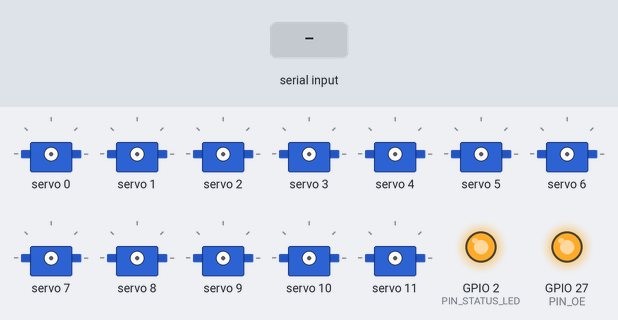
Recording of a sketch running on a simulated ESP32. On the bench: 12 × servo, output pins drawn as LEDs (lit = HIGH). The test bench sets the inputs (shaded band). WiFi joins after 1.5 s; servers stay silent unless stated; what the sketch prints to the serial monitor is not drawn.

Above: at 1.4 s.
1.5 s: "s90\n" received over Serial
At 3.34 s:
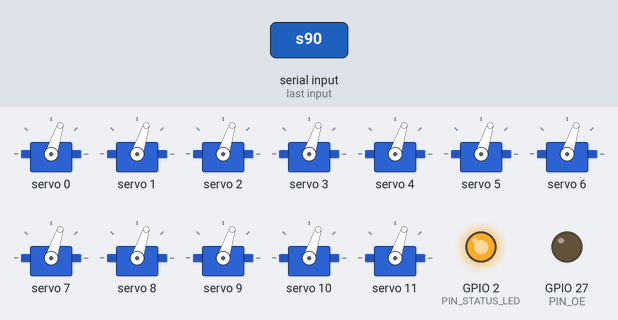
At 4.06 s:
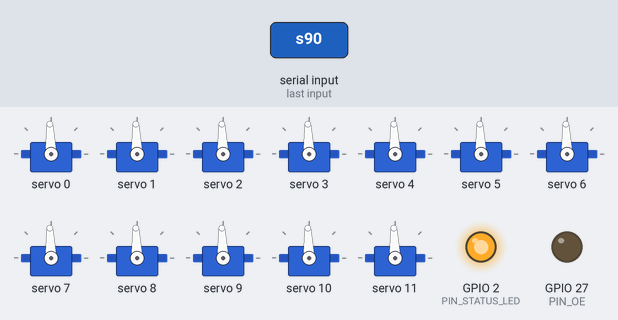
4.5 s: "l90\n" received over Serial
At 5.8 s:
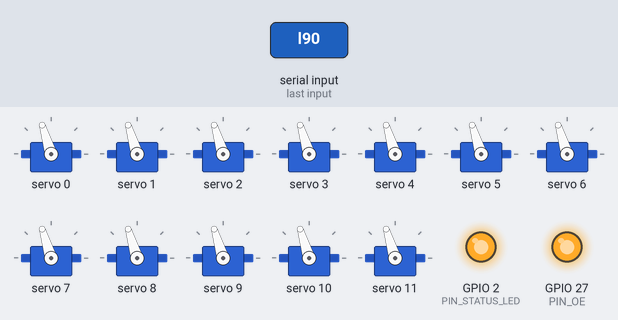
Timing chart, 0 to 12.5 s (numbered marks = the images above; inputs shaded):
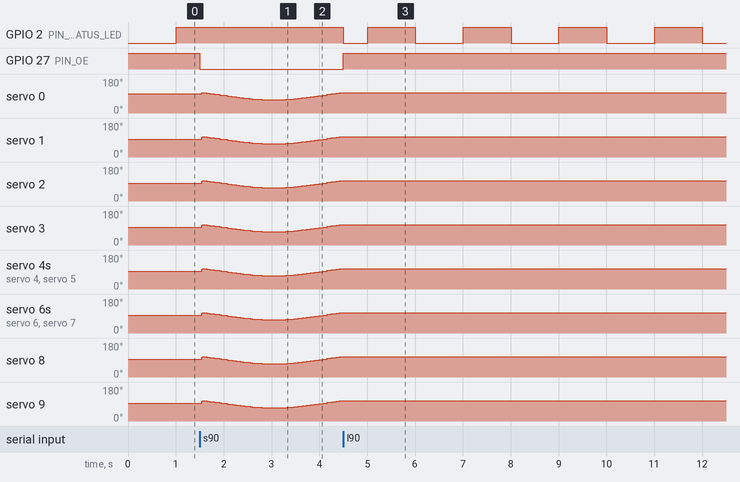

The sketch:

esp32-mirror.ino
```cpp
// Mechanical Mirror – ESP32 + PCA9685 servo driver firmware
//
// Receives Physical Bridge frames (OSC /pb/frame, see docs/physical-bridge.md)
// over UDP and/or WebSocket and drives up to NUM_TILES hobby servos through
// daisy-chained PCA9685 16-channel PWM boards.
//
// Safety features:
//   * outputs disabled (OE high + all channels off) until the first command
//   * staggered wake-up, one board at a time, to limit inrush current
//   * hard angle and pulse-width clamps
//   * firmware slew-rate limit independent of the client
//   * failsafe: no frames → ease to 0°, later go limp
//
// Libraries (Arduino Library Manager):
//   - "Adafruit PWM Servo Driver Library" (Adafruit)
//   - "WebSockets" by Markus Sattler   (only if USE_WEBSOCKET = 1)
// Board: "ESP32 Dev Module" (arduino-esp32 core 2.x or 3.x)
//
// Serial console (115200): h = home, l = limp, e = enable, s = sweep test,
//   t <tile> <deg> = move one tile, i = info.

#include <Arduino.h>
#include <Wire.h>
#include <WiFi.h>
#include <WiFiUdp.h>
#include <ESPmDNS.h>
#include <Adafruit_PWMServoDriver.h>
#include "config.h"
#if USE_WEBSOCKET
#include <WebSocketsServer.h>
#endif

// ---------------------------------------------------------------- state
static Adafruit_PWMServoDriver *boards[NUM_BOARDS];
static bool boardPresent[NUM_BOARDS];
static bool boardAwake[NUM_BOARDS];

static float target[NUM_TILES];   // degrees, requested
static float current[NUM_TILES];  // degrees, commanded (slew limited)
static uint16_t lastTicks[NUM_TILES];

enum Mode { LIMP, WAKING, RUNNING };
static Mode mode = LIMP;
static uint32_t lastFrameMs = 0;
static uint32_t wakeStartMs = 0;
static int32_t lastSeq = 0;
static uint32_t frameCount = 0, badPackets = 0;
static bool sweepTest = false;

WiFiUDP udp;
#if USE_WEBSOCKET
WebSocketsServer ws(WS_PORT);
#endif

// ---------------------------------------------------------------- servo out
static const float TICKS_PER_US = (PWM_FREQ_HZ * 4096.0f) / 1000000.0f;  // 0.2048 @50Hz

static uint16_t angleToTicks(int tile, float deg) {
  float a = deg + TILE_TRIM_DEG[tile];
  if (TILE_DIR_REVERSED[tile]) a = -a;
  float us = SERVO_CENTER_US + a * SERVO_US_PER_DEG;
  us = constrain(us, (float)SERVO_MIN_US, (float)SERVO_MAX_US);
  return (uint16_t)(us * TICKS_PER_US + 0.5f);
}

static void writeTile(int tile, bool force = false) {
  uint8_t b, ch;
  tileToChannel(tile, b, ch);
  if (b >= NUM_BOARDS || !boardPresent[b] || !boardAwake[b]) return;
  uint16_t t = angleToTicks(tile, current[tile]);
  if (!force && t == lastTicks[tile]) return;  // only touch the bus when needed
  boards[b]->setPWM(ch, 0, t);
  lastTicks[tile] = t;
}

static void boardOff(int b) {
  if (!boardPresent[b]) return;
  for (int ch = 0; ch < CH_PER_BOARD; ch++) boards[b]->setPWM(ch, 0, 4096);  // full OFF → servo limp
  boardAwake[b] = false;
}

static void goLimp() {
  for (int b = 0; b < NUM_BOARDS; b++) boardOff(b);
  digitalWrite(PIN_OE, HIGH);
  for (int i = 0; i < NUM_TILES; i++) lastTicks[i] = 0xFFFF;
  mode = LIMP;
  Serial.println("[servo] limp");
}

// Start pulses board by board. Servos jump to wherever `current` is (0° after
// boot) the moment they get their first pulse – staggering keeps the inrush
// of NUM_TILES servos starting together off the supply.
static void startWake() {
  if (mode != LIMP) return;
  for (int i = 0; i < NUM_TILES; i++) {
    current[i] = 0;
    if (mode == LIMP) lastTicks[i] = 0xFFFF;
  }
  digitalWrite(PIN_OE, LOW);
  wakeStartMs = millis();
  mode = WAKING;
  Serial.println("[servo] waking");
}

static void serviceWake() {
  int n = (millis() - wakeStartMs) / WAKE_STAGGER_MS + 1;
  for (int b = 0; b < NUM_BOARDS && b < n; b++) {
    if (!boardAwake[b]) {
      boardAwake[b] = true;
      for (int i = 0; i < NUM_TILES; i++) {
        uint8_t bb, ch;
        tileToChannel(i, bb, ch);
        if (bb == b) writeTile(i, true);
      }
    }
  }
  if (n >= NUM_BOARDS) {
    mode = RUNNING;
    Serial.println("[servo] running");
  }
}

// ---------------------------------------------------------------- OSC parse
static inline int32_t be32(const uint8_t *p) { return (int32_t)((p[0] << 24) | (p[1] << 16) | (p[2] << 8) | p[3]); }
static inline int16_t be16(const uint8_t *p) { return (int16_t)((p[0] << 8) | p[1]); }
static inline size_t pad4(size_t n) { return (n + 3) & ~(size_t)3; }

// Reads a NUL-terminated, 4-byte padded OSC string. Returns next offset or 0.
static size_t oscString(const uint8_t *buf, size_t len, size_t off, const char *&out) {
  size_t e = off;
  while (e < len && buf[e] != 0) e++;
  if (e >= len) return 0;
  out = (const char *)(buf + off);
  return pad4(e + 1);
}

static void onFrame(int32_t seq, int32_t cols, int32_t rows, const uint8_t *blob, int32_t blobLen) {
  if (cols <= 0 || rows <= 0 || blobLen < cols * rows * 2) {
    badPackets++;
    return;
  }
  // Accept a differently sized frame by copying the overlapping region.
  int c = min((int)cols, GRID_COLS), r = min((int)rows, GRID_ROWS);
  for (int y = 0; y < r; y++)
    for (int x = 0; x < c; x++) {
      float a = be16(blob + 2 * (y * cols + x)) / 10.0f;
      target[y * GRID_COLS + x] = constrain(a, ANGLE_MIN_DEG, ANGLE_MAX_DEG);
    }
  lastSeq = seq;
  lastFrameMs = millis();
  frameCount++;
  sweepTest = false;
  if (mode == LIMP) startWake();
}

static void handleOsc(const uint8_t *buf, size_t len) {
  const char *addr, *tags;
  size_t o = oscString(buf, len, 0, addr);
  if (!o) { badPackets++; return; }
  o = oscString(buf, len, o, tags);
  if (!o || tags[0] != ',') { badPackets++; return; }

  if (!strcmp(addr, "/pb/frame") && !strcmp(tags, ",iiib")) {
    if (o + 16 > len) { badPackets++; return; }
    int32_t seq = be32(buf + o), cols = be32(buf + o + 4), rows = be32(buf + o + 8), n = be32(buf + o + 12);
    o += 16;
    if (n < 0 || o + (size_t)n > len) { badPackets++; return; }
    onFrame(seq, cols, rows, buf + o, n);
  } else if (!strcmp(addr, "/pb/enable") && !strcmp(tags, ",i") && o + 4 <= len) {
    if (be32(buf + o)) { lastFrameMs = millis(); startWake(); }
    else goLimp();
  } else if (!strcmp(addr, "/pb/home")) {
    for (int i = 0; i < NUM_TILES; i++) target[i] = 0;
    lastFrameMs = millis();
    if (mode == LIMP) startWake();
  } else if (!strcmp(addr, "/pb/hello")) {
    Serial.printf("[net] hello from client\n");
  }
}

#if USE_WEBSOCKET
static void onWs(uint8_t num, WStype_t type, uint8_t *payload, size_t len) {
  if (type == WStype_BIN) handleOsc(payload, len);
  else if (type == WStype_TEXT) ws.sendTXT(num, "{\"error\":\"send Physical Bridge OSC (binary); use the relay for JSON\"}");
  else if (type == WStype_CONNECTED) Serial.printf("[ws] client %u connected\n", num);
}
#endif

// ---------------------------------------------------------------- setup
static void setupWifi() {
  if (strlen(WIFI_SSID)) {
    WiFi.mode(WIFI_STA);
    WiFi.setSleep(false);  // lower latency
    WiFi.begin(WIFI_SSID, WIFI_PASS);
    Serial.printf("[wifi] connecting to %s", WIFI_SSID);
    uint32_t t0 = millis();
    while (WiFi.status() != WL_CONNECTED && millis() - t0 < 15000) { delay(250); Serial.print('.'); }
    Serial.println();
  }
  if (WiFi.status() == WL_CONNECTED) {
    Serial.printf("[wifi] IP %s\n", WiFi.localIP().toString().c_str());
  } else {
    WiFi.mode(WIFI_AP);
    WiFi.softAP(AP_SSID, AP_PASS);
    Serial.printf("[wifi] access point \"%s\", IP %s\n", AP_SSID, WiFi.softAPIP().toString().c_str());
  }
  if (MDNS.begin(MDNS_NAME)) Serial.printf("[wifi] mDNS %s.local\n", MDNS_NAME);
  udp.begin(OSC_UDP_PORT);
  Serial.printf("[net] OSC/UDP on port %d\n", OSC_UDP_PORT);
#if USE_WEBSOCKET
  ws.begin();
  ws.onEvent(onWs);
  Serial.printf("[net] WebSocket on port %d\n", WS_PORT);
#endif
}

void setup() {
  // OE high FIRST so nothing twitches while we configure the boards.
  pinMode(PIN_OE, OUTPUT);
  digitalWrite(PIN_OE, HIGH);
  pinMode(PIN_STATUS_LED, OUTPUT);
  Serial.begin(115200);
  delay(200);
  Serial.printf("\nMechanical Mirror  %dx%d = %d tiles on %d PCA9685 boards\n", GRID_COLS, GRID_ROWS, NUM_TILES, NUM_BOARDS);

  Wire.begin(PIN_SDA, PIN_SCL);
  Wire.setClock(I2C_HZ);
  for (int b = 0; b < NUM_BOARDS; b++) {
    uint8_t addr = FIRST_BOARD_ADDR + b;
    Wire.beginTransmission(addr);
    boardPresent[b] = Wire.endTransmission() == 0;
    Serial.printf("[i2c] board %d @0x%02X %s\n", b, addr, boardPresent[b] ? "OK" : "MISSING");
    boards[b] = new Adafruit_PWMServoDriver(addr, Wire);
    if (boardPresent[b]) {
      boards[b]->begin();
      boards[b]->setOscillatorFrequency(PCA_OSC_HZ);
      boards[b]->setPWMFreq(PWM_FREQ_HZ);
    }
  }
  for (int i = 0; i < NUM_TILES; i++) { target[i] = current[i] = 0; lastTicks[i] = 0xFFFF; }
  goLimp();
  setupWifi();
}

// ---------------------------------------------------------------- serial
static void serialCommands() {
  if (!Serial.available()) return;
  String line = Serial.readStringUntil('\n');
  line.trim();
  if (!line.length()) return;
  char c = line[0];
  if (c == 'h') { for (int i = 0; i < NUM_TILES; i++) target[i] = 0; lastFrameMs = millis(); startWake(); }
  else if (c == 'l') goLimp();
  else if (c == 'e') { lastFrameMs = millis(); startWake(); }
  else if (c == 's') { sweepTest = true; lastFrameMs = millis(); startWake(); Serial.println("sweep test – any frame stops it"); }
  else if (c == 't') {
    int tile; float deg;
    if (sscanf(line.c_str() + 1, "%d %f", &tile, &deg) == 2 && tile >= 0 && tile < NUM_TILES) {
      target[tile] = constrain(deg, ANGLE_MIN_DEG, ANGLE_MAX_DEG);
      lastFrameMs = millis();
      startWake();
      uint8_t b, ch; tileToChannel(tile, b, ch);
      Serial.printf("tile %d (board %d ch %d) -> %.1f deg\n", tile, b, ch, target[tile]);
    }
  } else if (c == 'i') {
    Serial.printf("mode=%d frames=%lu bad=%lu seq=%ld last=%lums ago\n", mode, (unsigned long)frameCount,
                  (unsigned long)badPackets, (long)lastSeq, (unsigned long)(millis() - lastFrameMs));
  }
}

// ---------------------------------------------------------------- loop
void loop() {
  // Network in.
  int n;
  static uint8_t pkt[4096];
  while ((n = udp.parsePacket()) > 0) {
    int r = udp.read(pkt, sizeof(pkt));
    if (r > 0) handleOsc(pkt, r);
  }
#if USE_WEBSOCKET
  ws.loop();
#endif
  serialCommands();

  static uint32_t lastTick = micros();
  uint32_t nowUs = micros();
  if (nowUs - lastTick < 1000000UL / UPDATE_HZ) return;
  float dt = (nowUs - lastTick) / 1e6f;
  lastTick = nowUs;
  uint32_t now = millis();

  if (sweepTest) {
    float a = ANGLE_MAX_DEG * 0.6f * sinf(now / 1000.0f * 2 * PI * 0.25f);
    for (int i = 0; i < NUM_TILES; i++) target[i] = a;
    lastFrameMs = now;
  }

  // Failsafe.
  uint32_t silent = now - lastFrameMs;
  if (mode != LIMP && silent > FAILSAFE_MS) for (int i = 0; i < NUM_TILES; i++) target[i] = 0;
  if (mode != LIMP && silent > LIMP_AFTER_MS) goLimp();

  if (mode == LIMP) {
    digitalWrite(PIN_STATUS_LED, (now / 1000) & 1);  // slow blink = idle
    return;
  }
  digitalWrite(PIN_STATUS_LED, HIGH);
  if (mode == WAKING) serviceWake();

  // Slew-limit and output.
  float step = SLEW_DEG_PER_S * dt;
  for (int i = 0; i < NUM_TILES; i++) {
    float d = target[i] - current[i];
    current[i] += constrain(d, -step, step);
    writeTile(i);
  }
}
```

config.h
```cpp
// ===== Mechanical Mirror – ESP32 firmware configuration =====================
// Edit this file, not the .ino. Everything physical (grid size, pins, servo
// pulse range, limits) lives here.
#pragma once

// ---- Network ---------------------------------------------------------------
// Leave WIFI_SSID empty to start an access point "MechanicalMirror" instead
// (password AP_PASS, the ESP32 is then 192.168.4.1).
#define WIFI_SSID ""
#define WIFI_PASS ""
#define AP_SSID "MechanicalMirror"
#define AP_PASS "mirror1234"  // >= 8 chars
#define MDNS_NAME "mirror"    // → mirror.local

#define OSC_UDP_PORT 9000  // Physical Bridge OSC over UDP (from bridge/relay.mjs)
#define USE_WEBSOCKET 1    // 1 = also accept OSC packets as binary WebSocket msgs
#define WS_PORT 81         // ws://mirror.local:81  (needs "WebSockets" lib by Markus Sattler)

// ---- Grid ------------------------------------------------------------------
#define GRID_COLS 12
#define GRID_ROWS 12
#define NUM_TILES (GRID_COLS * GRID_ROWS)
#define CH_PER_BOARD 16
#define NUM_BOARDS ((NUM_TILES + CH_PER_BOARD - 1) / CH_PER_BOARD)  // 9 for 12x12
#define FIRST_BOARD_ADDR 0x40  // boards at 0x40, 0x41 ... (solder A0–A5 jumpers)
// NOTE: 0x70 is the PCA9685 "all call" address – never jumper a board to it.

// ---- Pins (ESP32 DevKit V1 / WROOM-32) ---------------------------------------
#define PIN_SDA 21
#define PIN_SCL 22
#define PIN_OE 27      // to OE on every PCA9685 (active LOW: HIGH = all outputs off)
#define PIN_STATUS_LED 2
#define I2C_HZ 400000  // drop to 100000 if the I2C bus is long (> ~1 m) or flaky

// ---- Servo electrical calibration -------------------------------------------
#define PWM_FREQ_HZ 50
#define PCA_OSC_HZ 25000000  // measure with a scope & adjust; real chips 24–27 MHz
#define SERVO_CENTER_US 1500 // pulse for 0° (tile flat, facing viewer)
#define SERVO_US_PER_DEG 10.0f  // ~ (2500-500)/180 ≈ 11.1 for most micro servos
#define SERVO_MIN_US 600     // absolute pulse clamp – protects the gear train
#define SERVO_MAX_US 2400

// ---- Tilt limits & motion safety -------------------------------------------
#define ANGLE_MIN_DEG -40.0f    // mechanical stop – tiles must not hit each other
#define ANGLE_MAX_DEG 40.0f
#define SLEW_DEG_PER_S 300.0f   // firmware-side speed cap (2nd line of defence)
#define UPDATE_HZ 100           // servo update loop
#define FAILSAFE_MS 2000        // no frames for this long → ease back to 0°
#define LIMP_AFTER_MS 120000    // no frames for this long → outputs off (quiet, cool)
#define WAKE_STAGGER_MS 250     // power-up: enable one board at a time (inrush!)

// ---- Per-tile mechanical calibration ----------------------------------------
// TRIM: degrees added to each tile so "0°" really is flat (horn spline offset).
// DIR:  +1 or -1 if a servo is mounted mirrored.
// Fill these in during calibration (see docs/wiring.md → Calibration).
// Left empty = all zero / all +1.
static const int8_t TILE_TRIM_DEG[NUM_TILES] = {0};
static const int8_t TILE_DIR_REVERSED[NUM_TILES] = {0};  // 1 = reversed

// Map tile index (row-major, row 0 = top, col 0 = left as seen by the viewer)
// to board/channel. Default: consecutive. Change if you wire per row.
inline void tileToChannel(int tile, uint8_t &board, uint8_t &ch) {
  board = tile / CH_PER_BOARD;
  ch = tile % CH_PER_BOARD;
}
```

Measured:
- after the input at 1.5 s, GPIO 2 (PIN_STATUS_LED): stays HIGH (without the input it goes to LOW after 0.50 s); GPIO 27 (PIN_OE): HIGH → LOW at once
- after the input at 4.5 s, GPIO 2 (PIN_STATUS_LED): HIGH → LOW at once, then repeats every 2.0 s: HIGH 0.99 s, LOW 1.0 s; GPIO 27 (PIN_OE): LOW → HIGH at once; servo 0–11: stops changing and stays 107°
